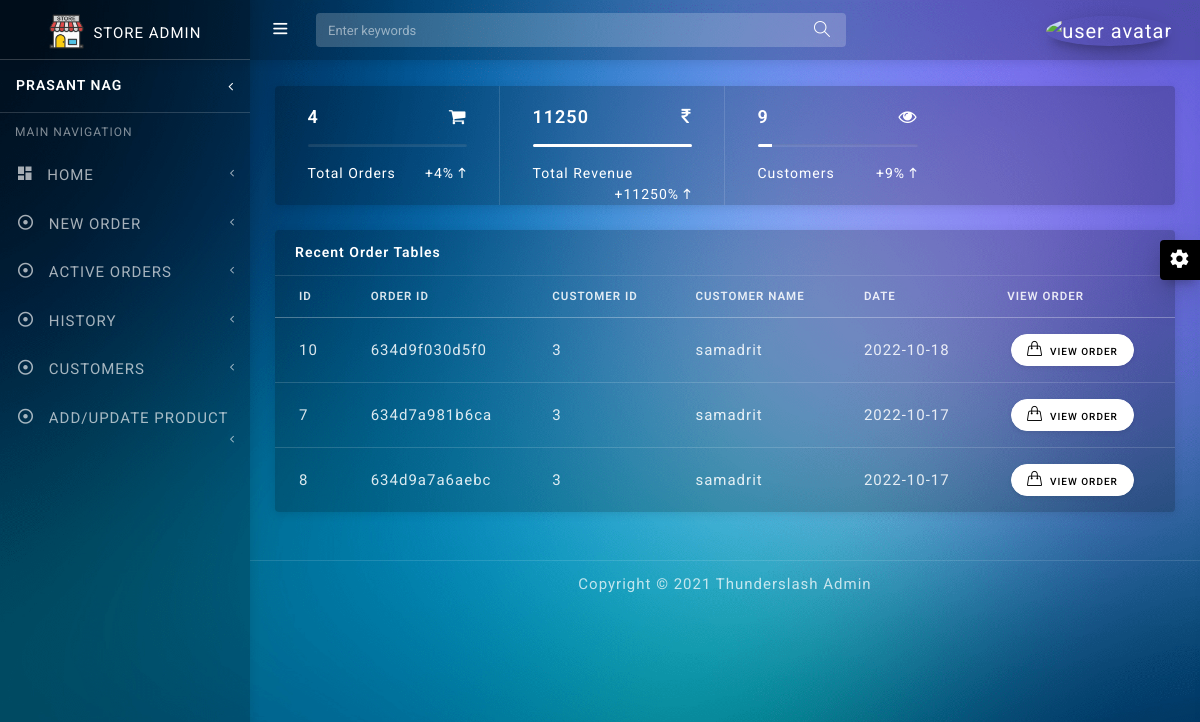
The app's page /index_ex.php with its own data.
### tables this page shows
CREATE TABLE `orde_r` (
  `ID` int(200) NOT NULL,
  `C_ID` varchar(200) NOT NULL,
  `ORDER_ID` varchar(500) NOT NULL,
  `SID` int(200) NOT NULL,
  `TOTAL` int(100) NOT NULL,
  `DATE_TIME` date NOT NULL DEFAULT current_timestamp(),
  `ACTIVE` int(100) NOT NULL DEFAULT 1
);

CREATE TABLE `customer` (
  `ID` int(200) NOT NULL,
  `NAME` varchar(1000) NOT NULL,
  `SID` int(200) NOT NULL,
  `DATE_TIME` datetime(6) NOT NULL DEFAULT current_timestamp(6)
);

### index_ex.php (the view, shortened to what this page needs)
<!DOCTYPE html>
<html lang="en">
<head>
  <link href="assets/plugins/vectormap/jquery-jvectormap-2.0.2.css" rel="stylesheet"/>
  <link href="assets/plugins/simplebar/css/simplebar.css" rel="stylesheet"/>
  <link href="assets/css/bootstrap.min.css" rel="stylesheet"/>
  <link href="assets/css/animate.css" rel="stylesheet" type="text/css"/>
  <link href="assets/css/icons.css" rel="stylesheet" type="text/css"/>
  <link href="assets/css/sidebar-menu.css" rel="stylesheet"/>
  <link href="assets/css/app-style.css" rel="stylesheet"/>
</head>
<body class="bg-theme bg-theme1">
 <div id="wrapper">
   <div id="sidebar-wrapper" data-simplebar="" data-simplebar-auto-hide="true">
     <div class="brand-logo">
      <a href="index.php">
       <img src="logo.png" class="logo-icon" alt="logo icon">
       <h5 class="logo-text">Store Admin</h5>
     </a>
   </div>
   <div class="user-details">
    <div class="media align-items-center user-pointer collapsed" data-toggle="collapse" data-target="#user-dropdown">
       <div class="media-body">
       <h6 class="side-user-name">PRASANT NAG</h6>
      </div>
       </div>
      </div>
   <ul class="sidebar-menu">
      <li class="sidebar-header">MAIN NAVIGATION</li>
      <li>
        <a href="index.php" class="waves-effect">
          <i class="zmdi zmdi-view-dashboard"></i> <span>HOME</span><i class="fa fa-angle-left pull-right"></i>
        </a>
      </li>
      <li>
        <a href="c_add.html" class="waves-effect">
          <i class="zmdi zmdi-dot-circle-alt"></i> <span>NEW ORDER</span><i class="fa fa-angle-left pull-right"></i>
        </a>
      </li>
      <li>
        <a href="aorder.php" class="waves-effect">
          <i class="zmdi zmdi-dot-circle-alt"></i> <span>ACTIVE ORDERS</span><i class="fa fa-angle-left pull-right"></i>
        </a>
      </li>
      <li>
        <a href="hist.php" class="waves-effect">
          <i class="zmdi zmdi-dot-circle-alt"></i> <span>HISTORY</span><i class="fa fa-angle-left pull-right"></i>
        </a>
      </li>
      <li>
        <a href="custom.php" class="waves-effect">
          <i class="zmdi zmdi-dot-circle-alt"></i> <span>CUSTOMERS</span><i class="fa fa-angle-left pull-right"></i>
        </a>
      </li>
      <li>
        <a href="product.php" class="waves-effect">
          <i class="zmdi zmdi-dot-circle-alt"></i> <span>ADD/UPDATE PRODUCT</span><i class="fa fa-angle-left pull-right"></i>
        </a>
      </li>
    </ul>
   </div>
<header class="topbar-nav">
 <nav class="navbar navbar-expand fixed-top">
  <ul class="navbar-nav mr-auto align-items-center">
    <li class="nav-item">
      <a class="nav-link toggle-menu" href="javascript:void();">
       <i class="icon-menu menu-icon"></i>
     </a>
    </li>
    <li class="nav-item">
      <form class="search-bar">
        <input type="text" class="form-control" placeholder="Enter keywords">
         <a href="javascript:void();"><i class="icon-magnifier"></i></a>
      </form>
    </li>
  </ul>
  <ul class="navbar-nav align-items-center right-nav-link">
    <li class="nav-item">
      <a class="nav-link dropdown-toggle dropdown-toggle-nocaret" data-toggle="dropdown" href="#">
        <span class="user-profile"><img src="https://cdn-icons-png.flaticon.com/512/2922/2922506.png" class="img-circle" alt="user avatar"></span>
      </a>
    </li>
  </ul>
</nav>
</header>
  <div class="content-wrapper">
    <div class="container-fluid">
	<div class="card mt-3">
    <div class="card-content">
        <div class="row row-group m-0">
            <div class="col-12 col-lg-6 col-xl-3 border-light">
                <div class="card-body">
                  <?php
    include 'db.php';
    $sql="SELECT * FROM orde_r ";
$result=mysqli_query($con,$sql);
if(mysqli_num_rows($result)>0)
{
  $count=mysqli_num_rows($result);
  echo ('<h5 class="text-white mb-0">'.$count.'<span class="float-right"><i class="fa fa-shopping-cart"></i></span></h5><div class="progress my-3" style="height:3px;">
                       <div class="progress-bar" style="width:'.$count.'"></div>
                    </div><p class="mb-0 text-white small-font">Total Orders<span class="float-right">+'.$count.'% <i class="zmdi zmdi-long-arrow-up"></i></span>');
}
?>
                  </p>
                </div>
            </div>
            <div class="col-12 col-lg-6 col-xl-3 border-light">
                <div class="card-body">
                                   <?php
    include 'db.php';
    $sql="SELECT * FROM cart ";
$result=mysqli_query($con,$sql);
if(mysqli_num_rows($result)>0)
{
  $K=0;
  while ($row=mysqli_fetch_assoc($result))  {
$K=$K+($row['PRICE']*$row['QNT']);
  }
  echo ('<h5 class="text-white mb-0">'.$K.'<span class="float-right"><i class="fa fa-inr"></i></span></h5>
                    <div class="progress my-3" style="height:3px;">
                       <div class="progress-bar" style="width:'.$K.'%"></div>
                    </div>
                  <p class="mb-0 text-white small-font">Total Revenue<span class="float-right">+'.$K.'% <i class="zmdi zmdi-long-arrow-up"></i></span>');
}
?>
                  </p>
                </div>
            </div>
            <div class="col-12 col-lg-6 col-xl-3 border-light">
                <div class="card-body">
                  <?php
    include 'db.php';
    $sql="SELECT * FROM customer ";
$result=mysqli_query($con,$sql);
if(mysqli_num_rows($result)>0)
{
  $coun=mysqli_num_rows($result);
  echo ('<h5 class="text-white mb-0">'.$coun.'<span class="float-right"><i class="fa fa-eye"></i></span></h5>
                    <div class="progress my-3" style="height:3px;">
                       <div class="progress-bar" style="width:'.$coun.'%"></div>
                    </div>
                  <p class="mb-0 text-white small-font">Customers<span class="float-right">+'.$coun.'% <i class="zmdi zmdi-long-arrow-up"></i></span></p>');
}
?>
                </div>
            </div>
        </div>
    </div>
 </div>
	<div class="row">
	 <div class="col-12 col-lg-12">
	   <div class="card">
	     <div class="card-header">Recent Order Tables
		 </div>
	       <div class="table-responsive">
                 <table class="table align-items-center table-flush table-borderless">
                  <thead>
                   <tr>
                     <th>ID</th>
                     <th>ORDER ID</th>
                     <th>CUSTOMER ID</th>
                     <th>CUSTOMER NAME</th>
                     <th>Date</th>
                     <th>VIEW ORDER</th>
                   </tr>
                   </thead>
                   <tbody>
                     <?php
    include 'db.php';
    $sql="SELECT * FROM orde_r WHERE ACTIVE=1 ORDER BY DATE_TIME DESC";
$result=mysqli_query($con,$sql);
if(mysqli_num_rows($result)>0)
{
  while ($row=mysqli_fetch_assoc($result)) {
  echo('<tr>
                    <td>'.$row['ID'].'</td>
                    <td>'.$row['ORDER_ID'].'</td>
                    <td>'.$row['C_ID'].'</td>');
  $s=$row['C_ID'];
  $sl="SELECT * FROM customer WHERE ID='".$s."'";
$resul=mysqli_query($con,$sl);
if(mysqli_num_rows($resul)>0)
{
  while ($ro=mysqli_fetch_assoc($resul)) {
                    echo('<td>'.$ro['NAME'].'</td>');
                    }
}
                   echo(' <td>'.$row['DATE_TIME'].'</td>
                     <td><button type="button" class="btn btn-white btn-sm btn-round waves-effect waves-light m-1" data-toggle="modal" data-target="#LARGE'.$row['ORDER_ID'].'"><i class="icon-handbag icons"></i>VIEW ORDER</button>
                     <div class="modal fade" id="LARGE'.$row['ORDER_ID'].'">
                  <div class="modal-dialog modal-lg">
                    <div class="modal-content">
                      <div class="modal-header">
                        <h5 class="modal-title">Your modal title here</h5>
                        <button type="button" class="close" data-dismiss="modal" aria-label="Close">
                          <span aria-hidden="true">&times;</span>
                        </button>
                      </div>
                      <div class="modal-body">
                        <div class="row">
        <div class="col-lg-12">
          <div class="card">
            <div class="card-header"><i class="fa fa-table"></i> ORDER data</div>
            <div class="card-body">
              <div class="table-responsive">
              <table id="default-datatable" class="table table-bordered">
                <thead>
                    <tr>
                        <th>Product name</th>
                        <th>Quantity</th>
                        <th>Order id</th>
                        <th>Total Price</th>
                    </tr>
                </thead>
                <tbody>
                ');
                    echo ('
                      </tbody>
                <tfoot>
                    <tr>
                       <th>Product name</th>
                        <th>Quantity</th>
                        <th>Order id</th>
                        <th>Total Price</th>
                    </tr>
                </tfoot>
            </table>
            </div>
            </div>
          </div>
        </div>
      </div>
    </div>
                      </div>
                      <div class="modal-footer">
                        <button type="button" class="btn btn-white" data-dismiss="modal"><i class="fa fa-times"></i> Close</button>
                      </div>
                    </div>
                  </div>
                </div>
                     </td>
                   </tr>');
    }
}
else
{
  echo "no Orders found";
}
    ?>
               </div>
	   </div>
	 </div>
	</div>
	<footer class="footer">
      <div class="container">
        <div class="text-center">
          Copyright © 2021 Thunderslash Admin
        </div>
      </div>
    </footer>
   <div class="right-sidebar">
    <div class="switcher-icon">
      <i class="zmdi zmdi-settings zmdi-hc-spin"></i>
    </div>
   </div>
</body>
</html>

### assets/css/sidebar-menu.css (style rules this page uses)
.sidebar-menu { list-style: none; margin: 0; padding: 0; background-color: transparent; }
.sidebar-menu>li { position: relative; margin: 0; padding: 0; }
.sidebar-menu>li>a { padding: 13px 5px 13px 15px; display: block; border-left: 3px solid transparent; color: rgba(255, 255, 255, 0.65); font-size: 15px; }
.sidebar-menu>li>a>.fa { width: 20px; }
.sidebar-menu li.sidebar-header { padding: 10px 25px 10px 15px; font-size: 12px; color: rgba(255, 255, 255, 0.5); }
.sidebar-menu li>a>.fa-angle-left { width: auto; height: auto; padding: 0; margin-right: 10px; margin-top: 3px; }
.sidebar-menu a { color: #b8c7ce; text-decoration: none; }

### records on screen
orde_r: ID "10", ORDER_ID "634d9f030d5f0", C_ID "3", DATE_TIME "2022-10-18"
customer: NAME "samadrit"
orde_r: ID "7", ORDER_ID "634d7a981b6ca", C_ID "3", DATE_TIME "2022-10-17"
orde_r: ID "8", ORDER_ID "634d9a7a6aebc", C_ID "3", DATE_TIME "2022-10-17"

### other values on screen
$count "4"
$K "11250"
$coun "9"
